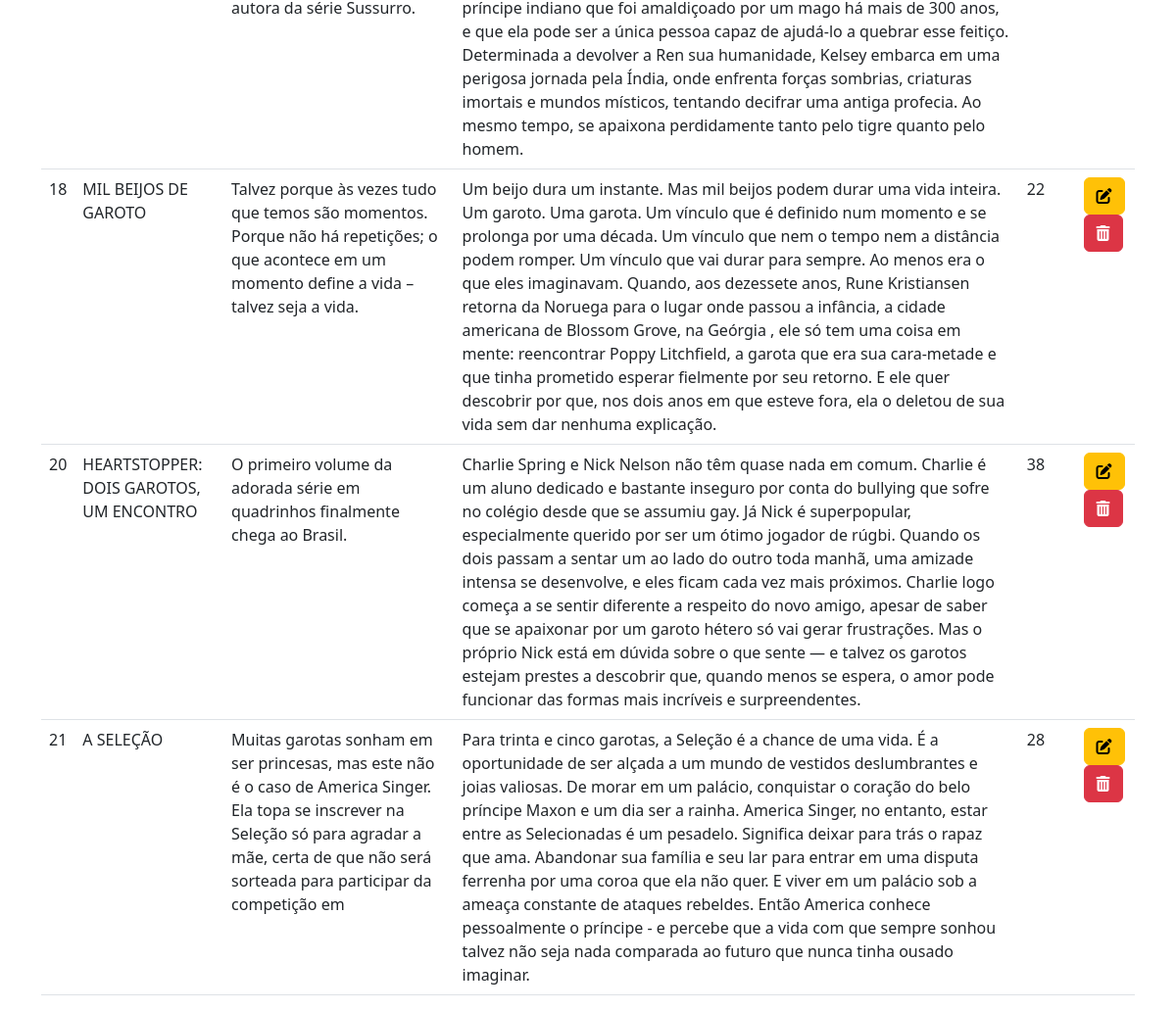
/listarLivros.php (lower part), run on an earlier commit of the app's database.
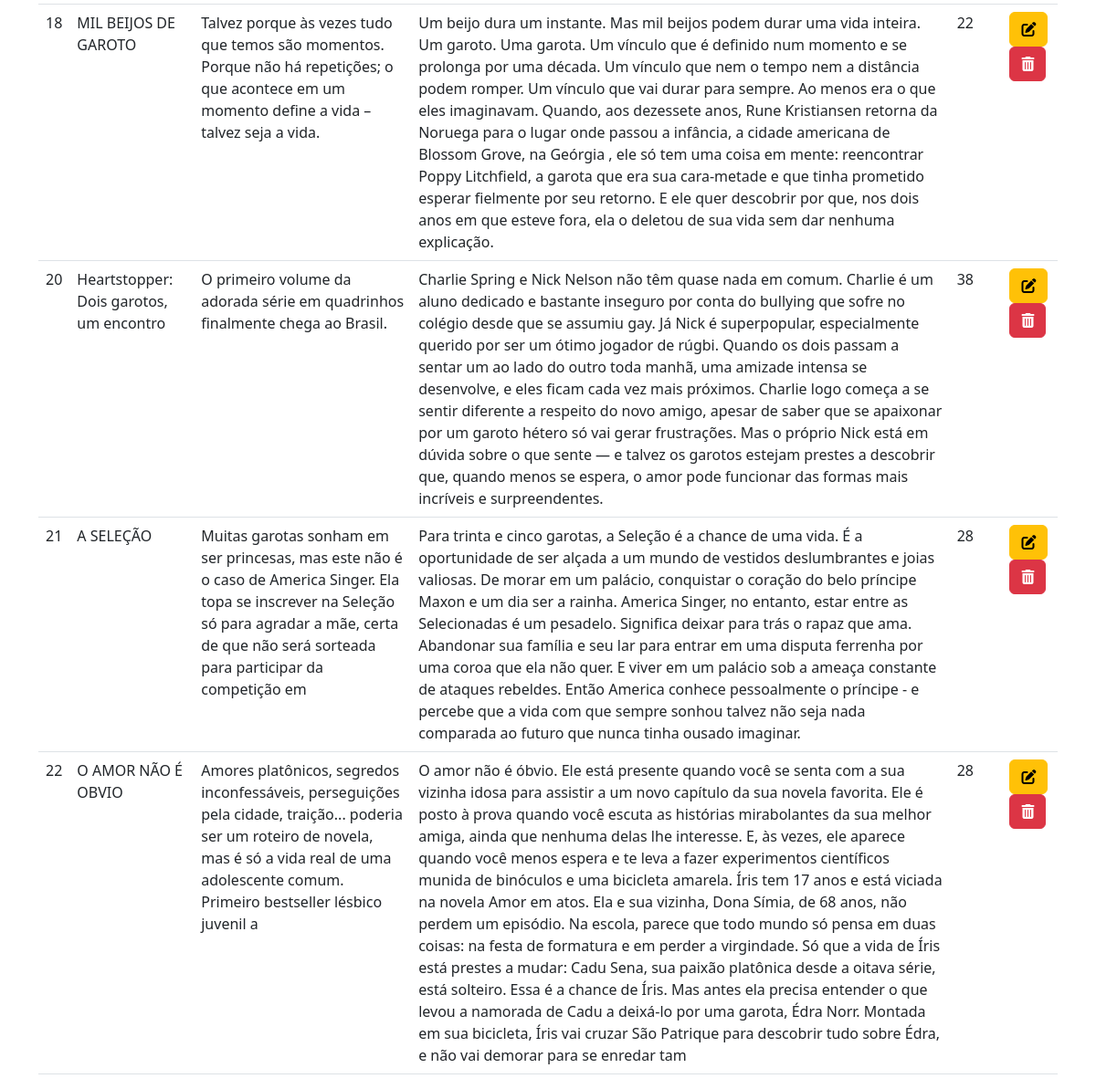
And on a later commit of the database.
### tables this page shows
CREATE TABLE `livros` (
  `id` int(13) NOT NULL,
  `titulo` varchar(200) NOT NULL,
  `subtitulo` varchar(200) NOT NULL,
  `sinopse` varchar(1000) NOT NULL,
  `valor` int(11) NOT NULL,
  `capa` varchar(200) NOT NULL,
  `class` varchar(200) NOT NULL,
  `livrosAutor_id` int(11) DEFAULT NULL,
  `livrosEditora_id` int(11) DEFAULT NULL,
  `heartstopper` int(11) NOT NULL DEFAULT 0
);

### listarLivros.php (the view, shortened to what this page needs)
<?php
require_once("conexao.php");
$sql = "select * from livros";
$resultado = mysqli_query($conexao, $sql);
?>
<!DOCTYPE html>
<html lang="en">
<head>
  <link href="https://cdn.jsdelivr.net/npm/bootstrap@5.3.0-alpha3/dist/css/bootstrap.min.css" rel="stylesheet">
  <link rel="stylesheet" href="https://cdn.jsdelivr.net/npm/bootstrap-icons@1.11.0/font/bootstrap-icons.css">
</head>
<body>
  <div class="container-md">
    <table class="table table-hover">
      <tbody>
        <?php while ($linha = mysqli_fetch_array($resultado)) { ?>
          <tr>
            <td><?= $linha['id'] ?></th>
            <td><?= $linha['titulo'] ?></th>
            <td><?= $linha['subtitulo'] ?></th>
            <td><?= $linha['sinopse'] ?></th>
            <td><?= $linha['valor'] ?></th>
            <td>
              <a href="alterarLivros.php?id=<?= $linha['id'] ?>" class="btn btn-warning"><i class="fa-solid fa-pen-to-square"></i></a>
              <a href="usuarioListar.php?id=<?= $linha['id'] ?>" class="btn btn-danger" onclick="return confirm('Confirmar exclusão?')"><i class="fa-solid fa-trash-can"></i></a>
            <?php } ?>
      </tbody>
    </table>
</body>
</html>

What changed in the data, as far as the page shows it:
changed livros "O primeiro volume da adorada série em quadrinhos finalmente chega ao Brasil.": titulo "HEARTSTOPPER: DOIS GAROTOS, UM ENCONTRO" → "Heartstopper: Dois garotos, um encontro"
added livros: id "22", titulo "O AMOR NÃO É OBVIO", subtitulo "Amores platônicos, segredos inconfessáveis, perseguições pela cidade, traição... poderia ser um roteiro de novela, mas é só a vida real de uma adolescente comum. Primeiro bestseller lésbico juvenil a", sinopse "O amor não é óbvio. Ele está presente quando você se senta com a sua vizinha idosa para assistir a um novo capítulo da sua novela favorita. Ele é posto à prova quando você escuta as histórias mirabolantes da sua melhor amiga, ainda que nenhuma delas lhe interesse. E, às vezes, ele aparece quando você menos espera e te leva a fazer experimentos científicos munida de binóculos e uma bicicleta amarela. Íris tem 17 anos e está viciada na novela Amor em atos. Ela e sua vizinha, Dona Símia, de 68 anos, não perdem um episódio. Na escola, parece que todo mundo só pensa em duas coisas: na festa de formatura e em perder a virgindade. Só que a vida de Íris está prestes a mudar: Cadu Sena, sua paixão…", valor "28"
